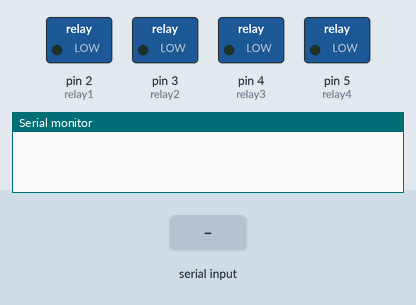
A sketch run on a simulated Arduino Uno, built with avr-gcc and run on an emulated ATmega328P. Parts: switched loads named in the sketch (green lamp = pin HIGH), the last lines printed to the serial monitor. The inputs (shaded band) are chosen by the test bench.

Above: at 1.2 s.
1.3 s: "*switch off" received over Serial
At 2.6 s:
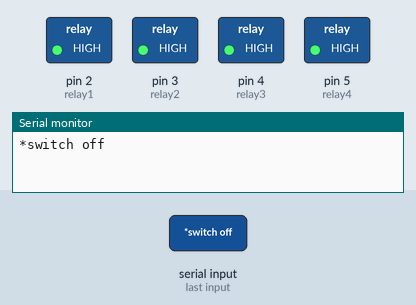
2.9 s: "bulb off" received over Serial
At 4.1 s:
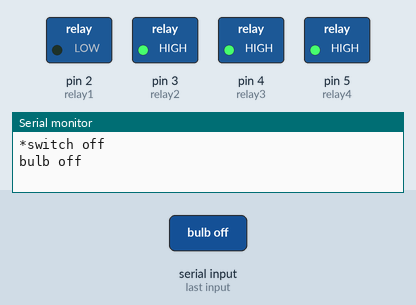
4.4 s: "fan off" received over Serial
At 4.9 s:
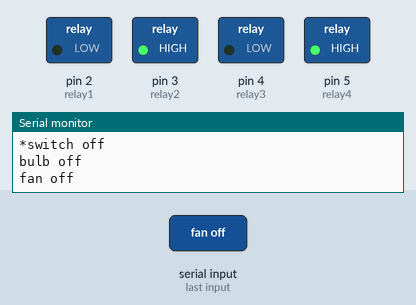
5.9 s: "bulb on" received over Serial
At 7.1 s:
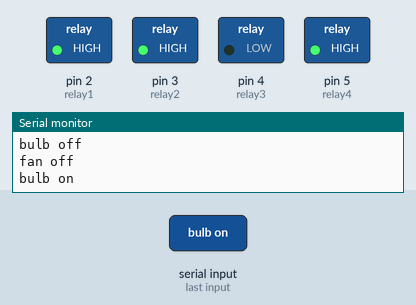
7.4 s: "bulb2 off" received over Serial
At 7.9 s:
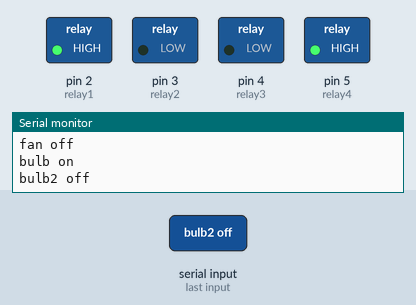
8.9 s: "fan on" received over Serial
At 10.3 s:
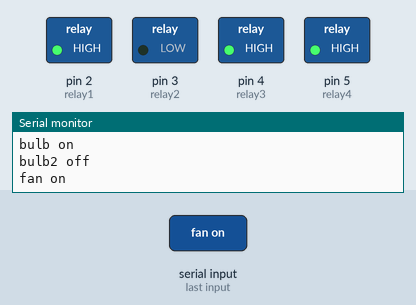
Timing chart, 0 to 11.4 s (numbered marks = the images above; inputs shaded):
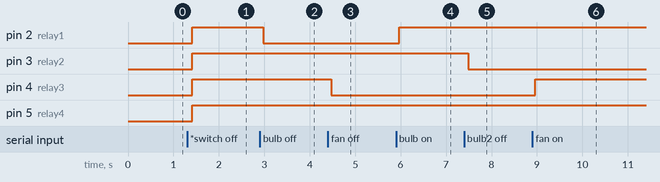

The sketch:

Smart_Extension_Board.ino
```cpp
/*
 * Connections of Arduino and Bluetooth Module HC-05 for this Code:
 *      Arduino  |  Bluetooth Module (HC-05)
 *            1  |  RX
 *            0  |  TX
 *           3V  |  3V
 *          GND  |  GND
 */
//Ashu MHR Technical
// https://www.youtube.com/watch?v=Txb-9gg6uLo
// https://www.youtube.com/c/ashumhrtechnical
//Home Automation
/* Code starts from here */
String voice;
#define relay1 2    //Connect relay1 to pin 2
#define relay2 3    //Connect relay2 to pin 3
#define relay3 4   //Connect relay1 to pin 2
#define relay4 5    //Connect relay2 to pin 3
void setup()
{
  Serial.begin(9600);            //Set rate for communicating with phone
  pinMode(relay1, OUTPUT);       //Set relay1 as an output
  pinMode(relay2, OUTPUT);
  pinMode(relay3, OUTPUT);      //Set relay2 as an output
  pinMode(relay4, OUTPUT);
  digitalWrite(relay1, LOW);     //Switch relay1 off
  digitalWrite(relay2, LOW);     //Swtich relay2 off
  digitalWrite(relay3, LOW);     //Switch relay1 off
  digitalWrite(relay4, LOW);     //Swtich relay2 off
}
void loop()
{
  while(Serial.available())    //Check if there are available bytes to read
  {
    delay(10);                 //Delay to make it stable
    char c = Serial.read();    //Conduct a serial read
    if (c == '#'){
      break;                   //Stop the loop once # is detected after a word
    }
    voice += c;                //Means voice = voice + c
  }
    if (voice.length() >0)
    {
      Serial.println(voice);
      if(voice == "*switch on"){
        switchon();
      }
      else if(voice == "*switch off"){
        switchoff();
      }
      else if(voice == "bulb off"){
        digitalWrite(relay1, LOW);
      }
      else if(voice == "bulb on"){
        digitalWrite(relay1, HIGH);
      }
       else if(voice == "bulb2 off"){
        digitalWrite(relay2, LOW);
      }
      else if(voice == "bulb2 on"){
        digitalWrite(relay2, HIGH);
      }
       else if(voice == "fan off"){
        digitalWrite(relay3, LOW);
      }
      else if(voice == "fan on"){
        digitalWrite(relay3, HIGH);
      }
      else if(voice == "fan2 off"){
        digitalWrite(relay4, LOW);
      }
      else if(voice == "fan2 on"){
        digitalWrite(relay4, HIGH);
      }
      voice="";
    }
}
void switchon()               //Function for turning on relays
{
  digitalWrite(relay1, LOW);
  digitalWrite(relay2, LOW);
  digitalWrite(relay3, LOW);
  digitalWrite(relay4, LOW);
}
void switchoff()              //Function for turning on relays
{
  digitalWrite(relay1, HIGH);
  digitalWrite(relay2, HIGH);
  digitalWrite(relay3, HIGH);
  digitalWrite(relay4, HIGH);
}
```

Measured:
- after the input at 1.3 s, pin 2 (relay1), pin 3 (relay2), pin 4 (relay3), pin 5 (relay4): LOW → HIGH after 0.11 s
- after the input at 2.9 s, pin 2 (relay1): HIGH → LOW after 0.08 s
- after the input at 4.4 s, pin 4 (relay3): HIGH → LOW after 0.07 s
- after the input at 5.9 s, pin 2 (relay1): LOW → HIGH after 0.07 s
- after the input at 7.4 s, pin 3 (relay2): HIGH → LOW after 0.09 s
- after the input at 8.9 s, pin 4 (relay3): LOW → HIGH after 0.06 s
